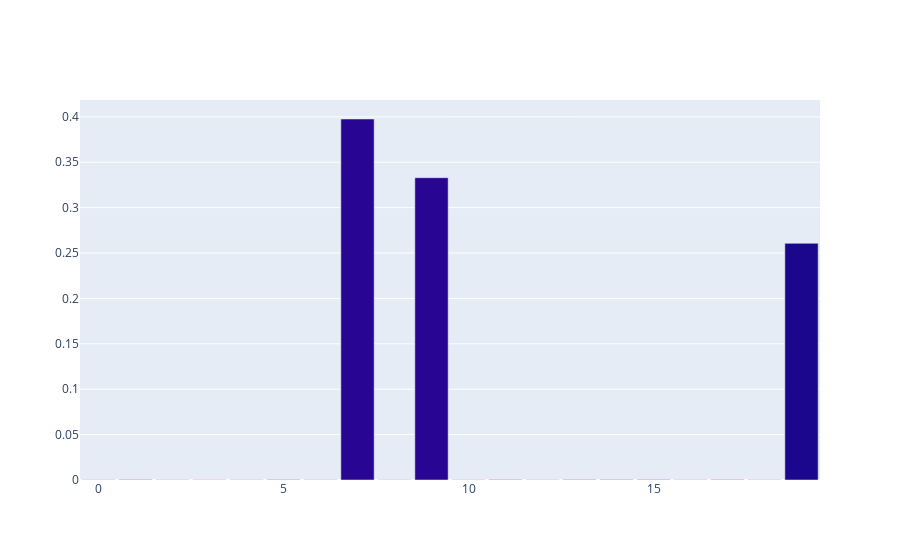

Notebook source saved alongside this figure:
### Code cell
W_norm = W / (1e-5 + torch.linalg.norm(W, 2, dim=-1, keepdim=True))
interference = torch.einsum('fh,gh->fg', W_norm, W)
interference[torch.arange(20), torch.arange(20)] = 0
polysemanticity = torch.linalg.norm(interference, dim=-1).cpu()

norms = torch.linalg.norm(W, 2, dim=-1).cpu()

WtW = torch.einsum('ih,oh->io', W, W).cpu()
print(polysemanticity.shape)
print(norms)

x = torch.arange(20)
width = 0.9
fig = go.Figure(go.Bar(x=x.detach().numpy(), 
        y=norms.detach().numpy(),
        marker=dict(
            color=polysemanticity.detach().numpy(),
            cmin=0,
            cmax=1
        ),
        width=width,
        ))
fig.show()
